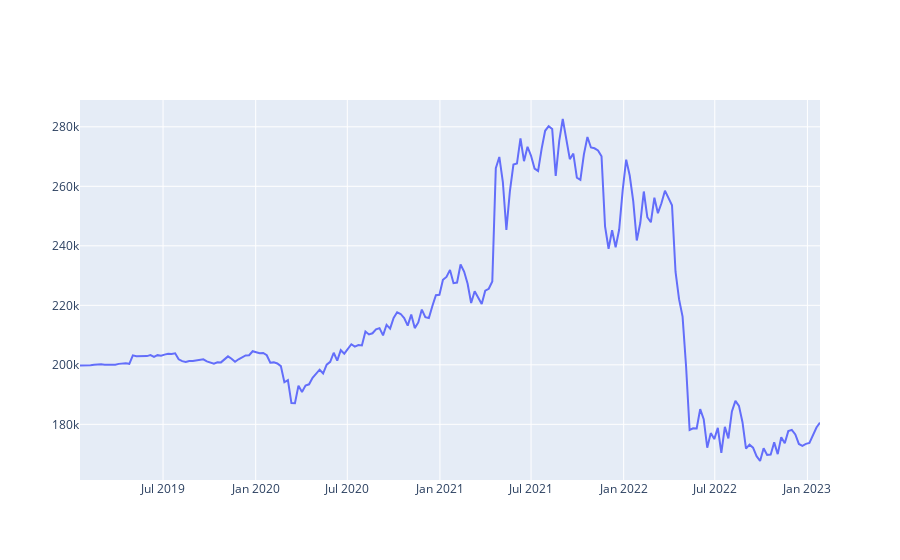

Source (notebook cell):
### Code cell
# Plot the portfolio value over time
fig = go.Figure()
fig.add_trace(go.Scatter(x=list(agg_values_vF.keys()), y=list(agg_values_vF.values()),
                    mode='lines',
                    name='lines'))
fig.show()

### Figure 1 — Plotly figure (JSON) as saved in the notebook; plotly's stock layout.template omitted (floating-point values rounded to 4 significant figures; data arrays with more than 128 entries replaced by an {"elided": "..."} marker saying what was removed)
{"data": [{"mode": "lines", "name": "lines", "type": "scatter", "x": {"elided": "211 str values"}, "y": {"elided": "211 float values"}}], "layout": {}}
